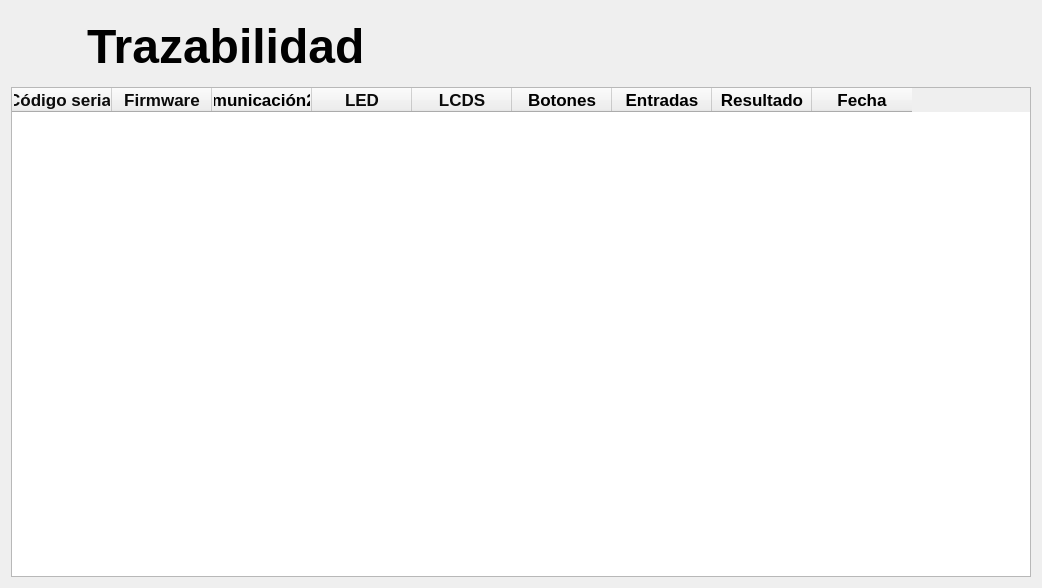
      <widget class="QWidget" name="page_12">
       <layout class="QGridLayout" name="gridLayout_14">
        <item row="0" column="0">
         <layout class="QHBoxLayout" name="horizontalLayout_135">
          <item>
           <widget class="QLabel" name="lblTraceability">
            <property name="minimumSize">
             <size>
              <width>70</width>
              <height>70</height>
             </size>
            </property>
            <property name="maximumSize">
             <size>
              <width>70</width>
              <height>70</height>
             </size>
            </property>
            <property name="text">
             <string/>
            </property>
            <property name="pixmap">
             <pixmap resource="../resources/resources.qrc">:/resources/folder (1).png</pixmap>
            </property>
            <property name="scaledContents">
             <bool>true</bool>
            </property>
           </widget>
          </item>
          <item>
           <widget class="QLabel" name="label_48">
            <property name="minimumSize">
             <size>
              <width>380</width>
              <height>60</height>
             </size>
            </property>
            <property name="maximumSize">
             <size>
              <width>380</width>
              <height>60</height>
             </size>
            </property>
            <property name="font">
             <font>
              <pointsize>36</pointsize>
              <weight>75</weight>
              <bold>true</bold>
             </font>
            </property>
            <property name="text">
             <string>Trazabilidad</string>
            </property>
           </widget>
          </item>
          <item>
           <spacer name="horizontalSpacer_31">
            <property name="orientation">
             <enum>Qt::Horizontal</enum>
            </property>
            <property name="sizeHint" stdset="0">
             <size>
              <width>488</width>
              <height>20</height>
             </size>
            </property>
           </spacer>
          </item>
          <item>
           <widget class="QLabel" name="lblDMMTest">
            <property name="minimumSize">
             <size>
              <width>60</width>
              <height>60</height>
             </size>
            </property>
            <property name="maximumSize">
             <size>
              <width>70</width>
              <height>70</height>
             </size>
            </property>
            <property name="cursor">
             <cursorShape>PointingHandCursor</cursorShape>
            </property>
            <property name="acceptDrops">
             <bool>false</bool>
            </property>
            <property name="toolTip">
             <string>Guardar configuración</string>
            </property>
            <property name="whatsThis">
             <string>Prueba de multimetro</string>
            </property>
            <property name="text">
             <string/>
            </property>
            <property name="pixmap">
             <pixmap resource="../resources/resources.qrc">:/resources/DMM.png</pixmap>
            </property>
            <property name="scaledContents">
             <bool>true</bool>
            </property>
           </widget>
          </item>
         </layout>
        </item>
        <item row="1" column="0">
         <widget class="QTableWidget" name="ResultsTable">
          <property name="minimumSize">
           <size>
            <width>1020</width>
            <height>490</height>
           </size>
          </property>
          <property name="font">
           <font>
            <family>Arial</family>
            <pointsize>12</pointsize>
            <weight>50</weight>
            <bold>false</bold>
           </font>
          </property>
          <property name="autoFillBackground">
           <bool>false</bool>
          </property>
          <property name="styleSheet">
           <string notr="true">QTableWidget {
    background-color: #f0f0f0; /* Color de fondo */
    alternate-background-color: #e0e0e0; /* Color de fondo alternativo para filas */
    selection-background-color: #4CAF50; /* Color de fondo de selección */
    selection-color: white; /* Color del texto de selección */
}

QTableWidget::item {
    padding: 3px; /* Espaciado interno de las celdas */
    border-bottom: 1px solid #ccc; /* Borde inferior de las celdas */
}

QTableWidget::item:selected {
    background-color: #4CAF50; /* Color de fondo de la celda seleccionada */
    color: white; /* Color del texto de la celda seleccionada */
}

/*border: 1px solid #00723A
</string>
          </property>
          <property name="frameShape">
           <enum>QFrame::StyledPanel</enum>
          </property>
          <property name="frameShadow">
           <enum>QFrame::Sunken</enum>
          </property>
          <property name="sizeAdjustPolicy">
           <enum>QAbstractScrollArea::AdjustIgnored</enum>
          </property>
          <property name="editTriggers">
           <set>QAbstractItemView::NoEditTriggers</set>
          </property>
          <property name="tabKeyNavigation">
           <bool>true</bool>
          </property>
          <property name="alternatingRowColors">
           <bool>true</bool>
          </property>
          <property name="selectionMode">
           <enum>QAbstractItemView::SingleSelection</enum>
          </property>
          <property name="selectionBehavior">
           <enum>QAbstractItemView::SelectRows</enum>
          </property>
          <property name="textElideMode">
           <enum>Qt::ElideMiddle</enum>
          </property>
          <property name="verticalScrollMode">
           <enum>QAbstractItemView::ScrollPerPixel</enum>
          </property>
          <property name="showGrid">
           <bool>true</bool>
          </property>
          <property name="gridStyle">
           <enum>Qt::NoPen</enum>
          </property>
          <property name="sortingEnabled">
           <bool>true</bool>
          </property>
          <attribute name="horizontalHeaderCascadingSectionResizes">
           <bool>false</bool>
          </attribute>
          <attribute name="horizontalHeaderMinimumSectionSize">
           <number>39</number>
          </attribute>
          <attribute name="horizontalHeaderHighlightSections">
           <bool>true</bool>
          </attribute>
          <attribute name="horizontalHeaderStretchLastSection">
           <bool>false</bool>
          </attribute>
          <attribute name="verticalHeaderVisible">
           <bool>false</bool>
          </attribute>
          <attribute name="verticalHeaderDefaultSectionSize">
           <number>30</number>
          </attribute>
          <attribute name="verticalHeaderStretchLastSection">
           <bool>false</bool>
          </attribute>
          <column>
           <property name="text">
            <string>Código serial</string>
           </property>
           <property name="font">
            <font>
             <family>Arial</family>
             <pointsize>13</pointsize>
             <weight>75</weight>
             <bold>true</bold>
            </font>
           </property>
           <property name="foreground">
            <brush brushstyle="SolidPattern">
             <color alpha="255">
              <red>11</red>
              <green>11</green>
              <blue>11</blue>
             </color>
            </brush>
           </property>
          </column>
          <column>
           <property name="text">
            <string>Firmware</string>
           </property>
           <property name="font">
            <font>
             <family>Arial</family>
             <pointsize>13</pointsize>
             <weight>75</weight>
             <bold>true</bold>
            </font>
           </property>
           <property name="foreground">
            <brush brushstyle="SolidPattern">
             <color alpha="255">
              <red>11</red>
              <green>11</green>
              <blue>11</blue>
             </color>
            </brush>
           </property>
          </column>
          <column>
           <property name="text">
            <string>Comunicación232</string>
           </property>
           <property name="font">
            <font>
             <pointsize>13</pointsize>
             <weight>75</weight>
             <bold>true</bold>
            </font>
           </property>
          </column>
          <column>
           <property name="text">
            <string>LED</string>
           </property>
           <property name="font">
            <font>
             <family>Arial</family>
             <pointsize>13</pointsize>
             <weight>75</weight>
             <bold>true</bold>
            </font>
           </property>
           <property name="foreground">
            <brush brushstyle="SolidPattern">
             <color alpha="255">
              <red>11</red>
              <green>11</green>
              <blue>11</blue>
             </color>
            </brush>
           </property>
          </column>
          <column>
           <property name="text">
            <string>LCDS</string>
           </property>
           <property name="font">
            <font>
             <family>Arial</family>
             <pointsize>13</pointsize>
             <weight>75</weight>
             <bold>true</bold>
            </font>
           </property>
           <property name="foreground">
            <brush brushstyle="SolidPattern">
             <color alpha="255">
              <red>11</red>
              <green>11</green>
              <blue>11</blue>
             </color>
            </brush>
           </property>
          </column>
          <column>
           <property name="text">
            <string>Botones</string>
           </property>
           <property name="font">
            <font>
             <family>Arial</family>
             <pointsize>13</pointsize>
             <weight>75</weight>
             <bold>true</bold>
            </font>
           </property>
          </column>
          <column>
           <property name="text">
            <string>Entradas</string>
           </property>
           <property name="font">
            <font>
             <family>Arial</family>
             <pointsize>13</pointsize>
             <weight>75</weight>
             <bold>true</bold>
            </font>
           </property>
          </column>
          <column>
           <property name="text">
            <string>Resultado</string>
           </property>
           <property name="font">
            <font>
             <family>Arial</family>
             <pointsize>13</pointsize>
             <weight>75</weight>
             <bold>true</bold>
            </font>
           </property>
          </column>
          <column>
           <property name="text">
            <string>Fecha</string>
           </property>
           <property name="font">
            <font>
             <family>Arial</family>
             <pointsize>13</pointsize>
             <weight>75</weight>
             <bold>true</bold>
            </font>
           </property>
          </column>
         </widget>
        </item>
       </layout>
      </widget>
